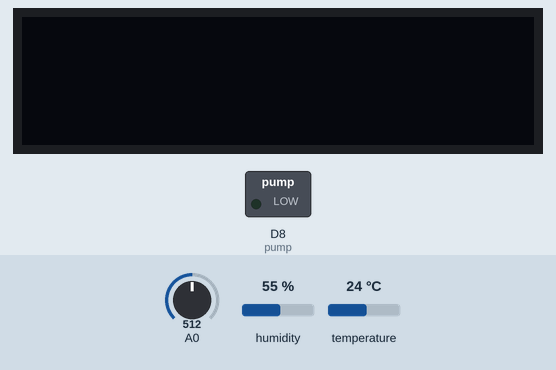
This sketch was run on a simulated ESP8266 (NodeMCU). Shown: 128×32 one-colour display, switched loads named in the sketch (green lamp = pin HIGH). Inputs (shaded band) come from the test bench; at power-on: A0 = 512, humidity 55 %, temperature 24 °C. WiFi joins after 1.5 s; servers stay silent unless stated; random numbers use the default seed unless the sketch sets one; what the sketch prints to the serial monitor is not drawn.

Above: at 3.7 s.
3.8 s: A0 set to 911
10.8 s: A0 set to 930
At 15.4 s:
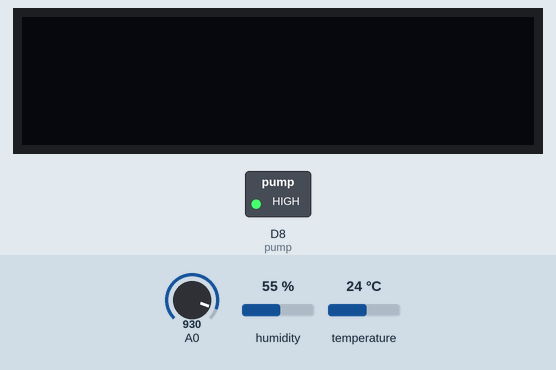
17.8 s: A0 set to 900
At 22.2 s:
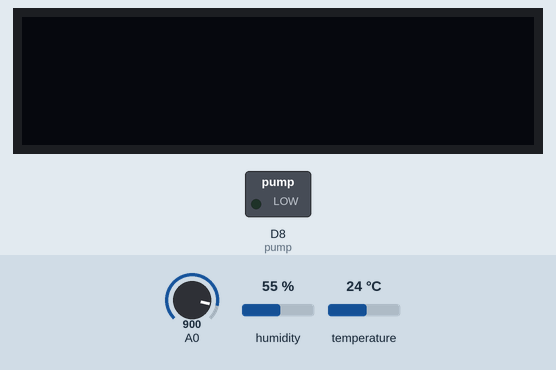
24.8 s: A0 set to 1023
At 27.9 s:
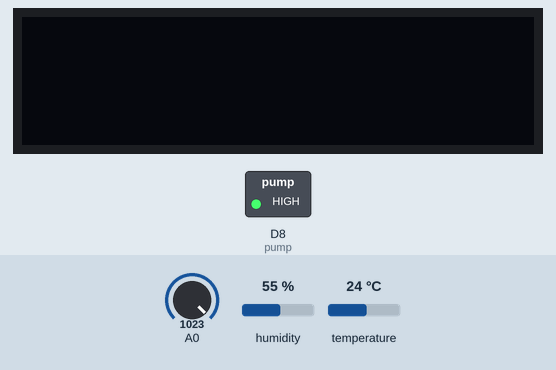
Timing chart, 0 to 29.4 s (numbered marks = the images above; inputs shaded):
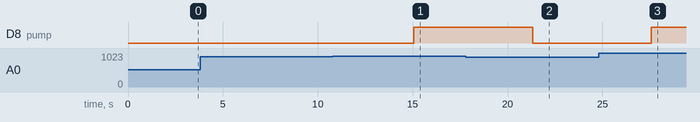

The sketch:

git_hub.ino
```cpp
//OLED LIBRARY INITALIZATION //
#include <Wire.h>
#include <Adafruit_SSD1306.h>
#include <Adafruit_GFX.h>
#define SSD1306_LCDHEIGHT 32

// OLED display TWI address
#define OLED_ADDR   0x3C

Adafruit_SSD1306 display(-1);

#if (SSD1306_LCDHEIGHT != 32)
#error("Height incorrect, please fix Adafruit_SSD1306.h!");
#endif

// DHT_11 & SOILMOSITURE //
#include "DHT.h"
#define DHTPIN D5
#define DHTTYPE DHT11
DHT dht(DHTPIN,DHTTYPE);
float humidity;
float temperature;
float soilmositure;//stores converts 1024 to %
float soilmositure_1;//paddy
float soilmositure_2;//cotton

#include <ESP8266WiFi.h>
#include <WiFiClient.h>
#include <ESP8266WebServer.h>
#include <ESP8266mDNS.h>
#include <SPI.h>
const char* ssid = "Guest";//
const char* password = "apple@123";
char server[] = "168.168.14.57";   //eg: 192.168.0.2228
WiFiClient client;
void setup()
{
 Serial.begin(115200);
  delay(10);
  dht.begin();
  pinMode(D8,OUTPUT); //pump
  // Connect to WiFi network
  Serial.println();
  Serial.println();
  Serial.print("Connecting to ");
  Serial.println(ssid);
  WiFi.begin(ssid, password);
  while (WiFi.status() != WL_CONNECTED) {
    delay(500);
    Serial.print(".");
  }
  Serial.println("");
  Serial.println("WiFi connected");
  // Start the server
//server.begin();
  Serial.println("Server started");
  Serial.print(WiFi.localIP());
  delay(1000);
  Serial.println("connecting...");
 }
void loop()
{
  humidity =dht.readHumidity ();
  temperature = dht.readTemperature();
  soilmositure_1 =analogRead(A0);//paddy
  soilmositure = (100-( (soilmositure_1/1024.00) * 100 ));
  soilmositure_2 =random(1,10);//cotton
  if(soilmositure <=10)
  {
    digitalWrite(D8,1);
  }
  else
  {
     digitalWrite(D8,0);
  }
  //OLED//
  // initialize and clear display
    display.begin(SSD1306_SWITCHCAPVCC, OLED_ADDR);
    display.clearDisplay();
    //display a line of text
    display.setTextSize(1);
    display.setTextColor(WHITE);
    //oled_dht11//
    display.setCursor(0,0);
    display.print("&humidity=");
    display.print(humidity);
    //oled_soilmositure//
    display.setCursor(0,10);
    display.print("&soilmositure=");
    display.print(soilmositure);
    //oled_soilmositure_2//
    display.setCursor(0,20);
    display.print("&soilmositure_2=");
    display.print(soilmositure_2);
    //oled_temperature//
    display.setCursor(0,30);
    display.print("&tempurature=");
    display.print(temperature);
    delay(3000);
   //controlpump();
  Sending_To_phpmyadmindatabase();
  delay(3000); // interval
}
 void Sending_To_phpmyadmindatabase()   //CONNECTING WITH MYSQL
 {
   if (client.connect(server,80)) {
    Serial.println("connected");
    // Make a HTTP request:
    Serial.print("GET /SIH/dht1.php?sih_2020=");
    client.print("GET /SIH/dht1.php?sih_2020=");     //YOUR URL
    //client_serial_display//
    client.print("&humidity=");
    Serial.println("&humidity=");
    Serial.println(humidity);
    client.print(humidity);
    //client_serial_display//
    client.print("&soilmositure=");
    Serial.println("&soilmositure=");
    Serial.println(soilmositure);
    client.print(soilmositure);
    //client_serial_display//
    client.print("&soilmositure_2=");
    Serial.println("&soilmositure_2=");
    Serial.println(soilmositure_2);
    client.print(soilmositure_2);
    //client_serial_display//
    client.print("&temperature=");
    Serial.println("&temperature=");
    client.print(temperature);
    Serial.println(temperature);
    client.print("http://localhost/phpmyadmin/sql.php?server=1&db=av_2030&table=sih_2020&pos=0 ");      //SPACE BEFORE HTTP/1.1
    client.print("HTTP/1.1");
    client.println();
    client.println("Host: 168.168.14.57 ");
    client.println("Connection: close");
    client.println();
  } else {
    // if you didn't get a connection to the server:
    Serial.println("connection failed");
  }
 }
```

Measured:
- the behaviour switches between 921 and 922 on A0 (found by bisection; images 0 and 1)
- after the input at 3.8 s, every drawn part: stays the same
- after the input at 10.8 s, D8 (pump): LOW → HIGH after 4.3 s
- after the input at 17.8 s, D8 (pump): HIGH → LOW after 3.5 s
- after the input at 24.8 s, D8 (pump): LOW → HIGH after 2.8 s
